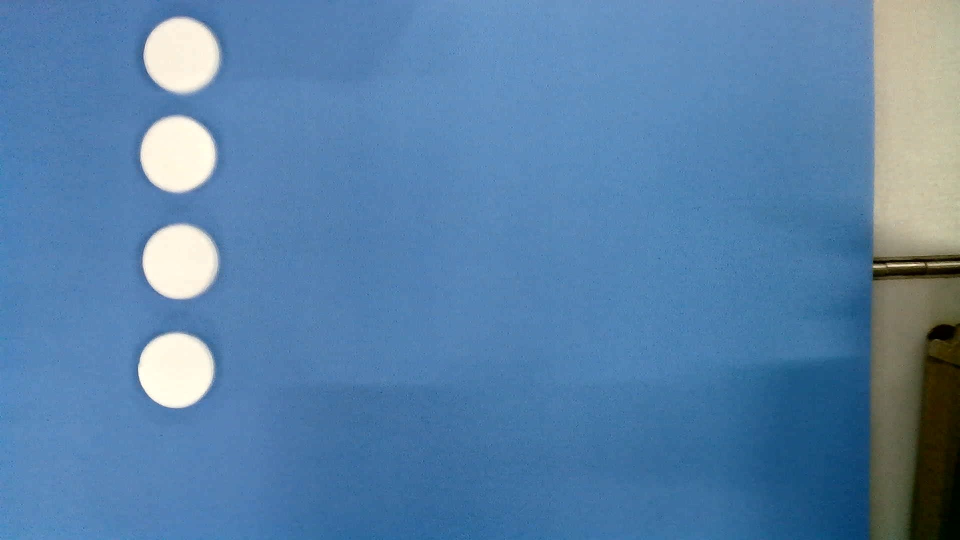
#> input picture test/photos/WIN_20250325_22_22_38_Pro.jpg, 1920 x 1080 px (shown at 1/2 size)
$ python -i find_blackchess.py   (imports and definitions only)
#> lines starting #> are read from the running program, lines starting #| are printed output that depends on the picture; after the words box and inside, x2 and y2 are one past the last pixel; in counts of white or black regions, pixels touching at a corner belong together
#> further down, picture is the input picture: shape (1080, 1920, 3); mean B, G, R 168.2, 129, 88.3
import cv2
import numpy as np
def findblack(image):
    chess_area_min = 3000
    chess_area_max = 18000
    #image = cv2.imread(image_path)

    image = cv2.resize(image,(720,480))
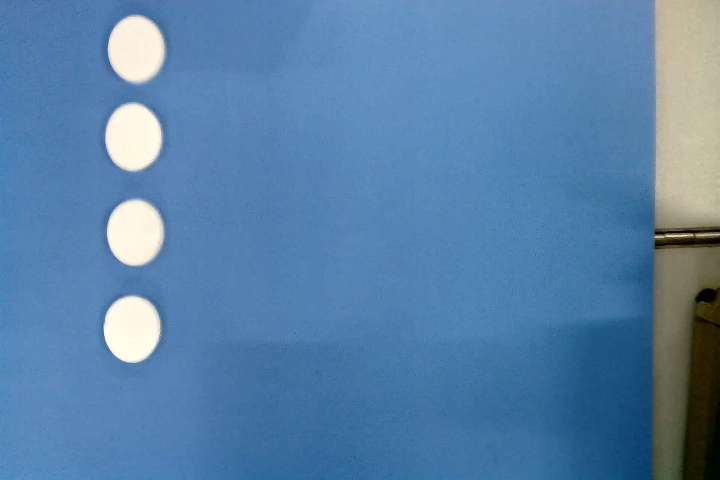
#> image: shape (480, 720, 3); mean of channels 0, 1, 2 168.1, 129, 88.3; drawn as B, G, R
#灰度化，二值化
    gray_image = cv2.cvtColor(image, cv2.COLOR_BGR2GRAY)
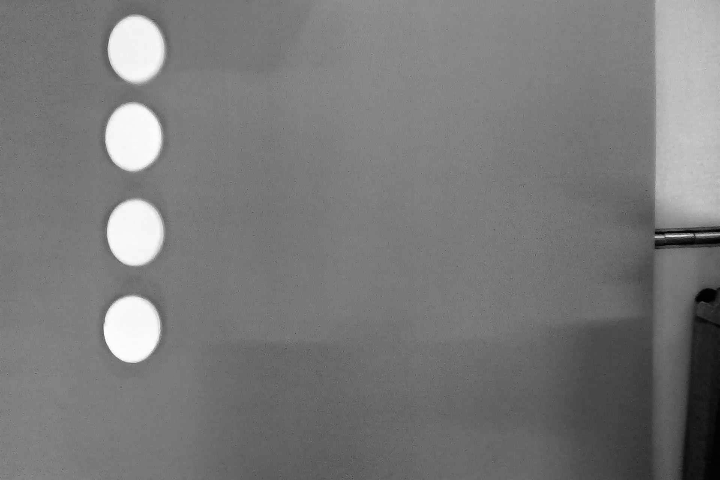
#> gray_image: shape (480, 720); min 0, max 254, mean 121.2
    _, binary_image = cv2.threshold(gray_image, 40, 255, cv2.THRESH_BINARY)
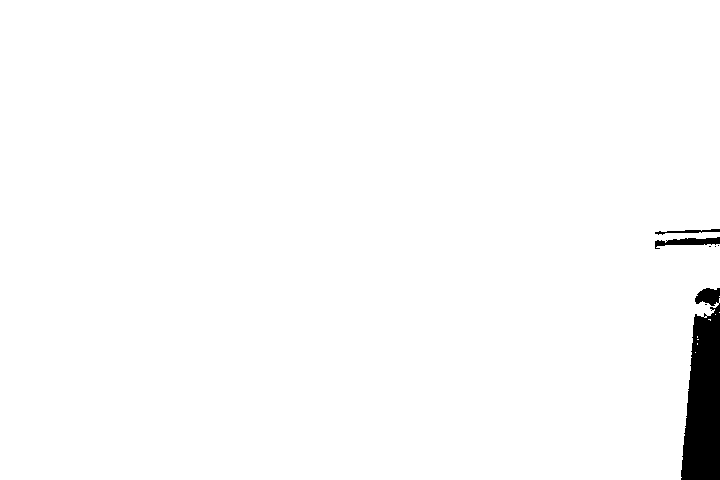
#> binary_image: shape (480, 720); 98.2% white; 7 black regions (4 under 20 px), largest, box (x1, y1, x2, y2) and area: (681, 288, 720, 480) 5672, (655, 237, 720, 249) 390, (655, 229, 720, 235) 155
#颠倒黑白
    binary_image = cv2.bitwise_not(binary_image)
    kernel = np.ones((5, 5), np.uint8)

    # 腐蚀操作
    eroded_image = cv2.erode(binary_image, kernel, iterations=1)
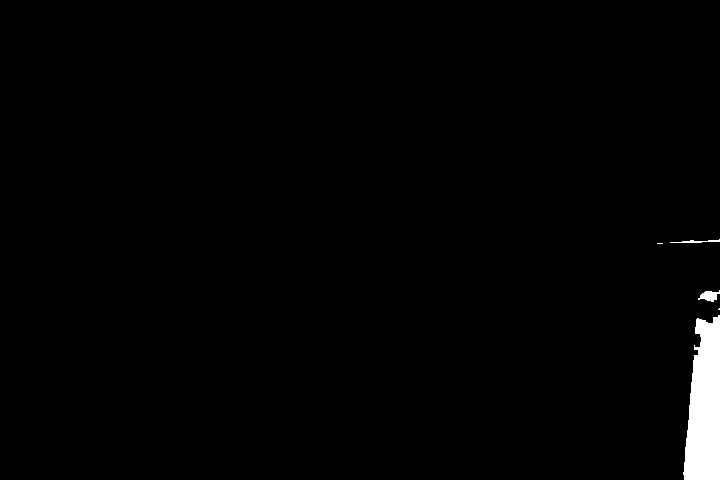
#> eroded_image: shape (480, 720); 1.4% white; 5 white regions (2 under 20 px), largest, box (x1, y1, x2, y2) and area: (683, 315, 720, 480) 4745, (698, 290, 720, 302) 153, (670, 239, 720, 243) 87

    # 膨胀操作
    dilated_image = cv2.dilate(eroded_image, kernel, iterations=1)
#> dilated_image: shape (480, 720); 1.7% white; 5 white regions

    mask = dilated_image
    result = cv2.bitwise_and(image, image, mask=mask)

# 找到轮廓
    contours, _ = cv2.findContours(mask, cv2.RETR_EXTERNAL, cv2.CHAIN_APPROX_SIMPLE)
#> contours = 5 contours, 1 with area under 20; largest, box (x1, y1, x2, y2) and area: (681, 313, 720, 480) 5014, (696, 288, 720, 304) 262, (668, 237, 720, 245) 252, (655, 241, 665, 246) 36
    blackchesses = [blackchess for blackchess in contours if cv2.contourArea(blackchess)>chess_area_min and cv2.contourArea(blackchess)<chess_area_max ]
#> blackchesses = 1 contour; box (x1, y1, x2, y2) and area: (681, 313, 720, 480) 5014
#创建两个列表，分别记录白色棋子的x轴坐标和y轴坐标
    blackchess_list = []
#计算中心坐标
    for blackchess in blackchesses :

        M = cv2.moments(blackchess)

        if M["m00"] != 0:
            cX = int(M["m10"] / M["m00"])
            cY = int(M["m01"] / M["m00"])
        else:
            cX, cY = 0, 0
        blackchessX_Y = []
        blackchessX_Y.append(cX)
        blackchessX_Y.append(cY)
        blackchess_list.append(blackchessX_Y)
        # 在图像上绘制轮廓和中心
        cv2.drawContours(image, [blackchess], -1, (0, 255, 0), 2)
        cv2.circle(image, (cX, cY), 5, (0, 0, 255), -1)
        cv2.putText(image, f"({cX}, {cY})", (cX - 20, cY - 20), cv2.FONT_HERSHEY_SIMPLEX, 0.5, (0, 0, 255), 2)
        cv2.drawContours(image, contours, -1, (0, 255, 0), 2)
#> this loop made 1 pass
#> (cX, cY) on pass 1: (703, 404)
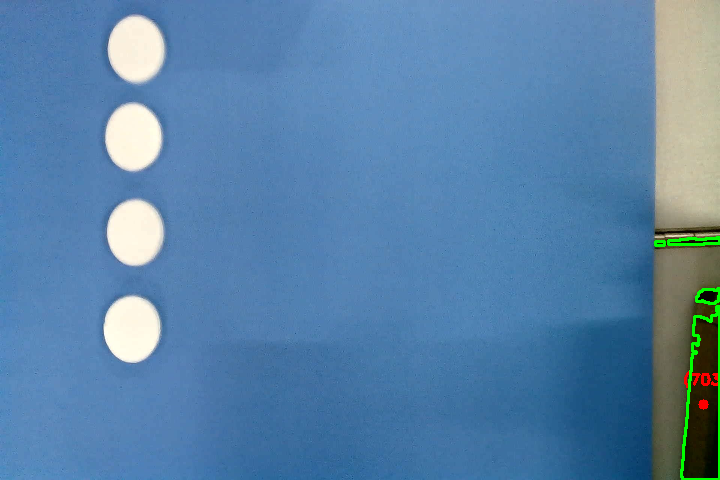
#> image: shape (480, 720, 3); 0.6% of pixels changed, all inside (x1, y1, x2, y2) = (654, 236, 720, 480); drawn as B, G, R
#> after the loop, blackchess_list = [[703, 404]]


    cv2.imshow('balck_chess', image)
    #cv2.imshow('grey',binary_image)
    #cv2.waitKey(0)
    #cv2.distroyAllWindows()

    #返回坐标
    return blackchess_list

'''
if __name__ == "__main__":
    # 可动参数
    img_path = "D:\\Users\\AK48\\Pictures\\Screenshots\\black chess4.jpg"
    a,b = findblack(img_path)
    print(a,b)
    cv2.waitKey(0)
    cv2.destroyAllWindows()
'''


>>> import cv2
>>> picture = cv2.imread('../test/photos/WIN_20250325_22_22_38_Pro.jpg')
>>> result = findblack(picture)
#> result = [[703, 404]]

$ run again, on test/photos/WIN_20250326_15_18_14_Pro.jpg
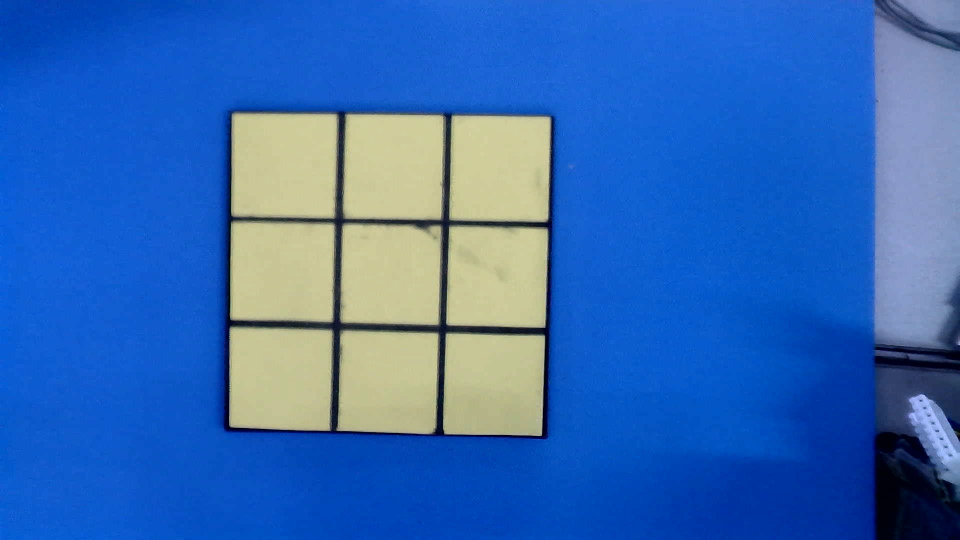
#> input picture test/photos/WIN_20250326_15_18_14_Pro.jpg, 1920 x 1080 px (shown at 1/2 size)
#> picture is the input picture: shape (1080, 1920, 3); mean B, G, R 181.8, 105.8, 52.1
#> in findblack, `_, binary_image = cv2.threshold(gray_image, 40, 255, cv2.THRESH_BINARY)`:
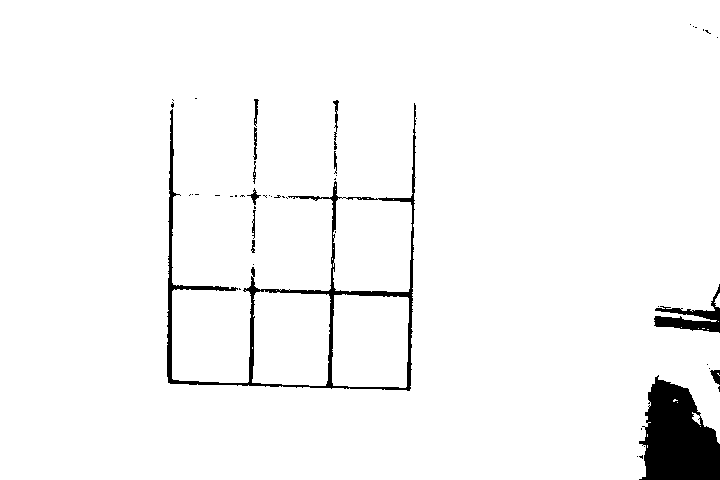
#> binary_image: shape (480, 720); 96.4% white; 49 black regions (37 under 20 px), largest, box (x1, y1, x2, y2) and area: (639, 375, 720, 480) 5906, (167, 103, 416, 391) 4738, (654, 284, 720, 333) 1107
#> eroded_image: shape (480, 720); 1.6% white; 17 white regions (13 under 20 px), largest, box (x1, y1, x2, y2) and area: (644, 382, 720, 480) 5175, (657, 318, 720, 330) 305, (696, 310, 720, 319) 92, (169, 347, 170, 375) 28
#> dilated_image: shape (480, 720); 2.1% white; 16 white regions
#> contours = 16 contours, 2 with area under 20; largest, box (x1, y1, x2, y2) and area: (642, 380, 720, 480) 5624, (655, 316, 720, 332) 537, (694, 308, 720, 321) 183, (167, 345, 172, 377) 124, (712, 371, 720, 384) 58
#> blackchesses = 1 contour; box (x1, y1, x2, y2) and area: (642, 380, 720, 480) 5624
#> the loop in findblack, `for blackchess in blackchesses : ` made 1 pass
#> (cX, cY) on pass 1: (677, 437)
#> after the loop in findblack, `for blackchess in blackchesses :`:
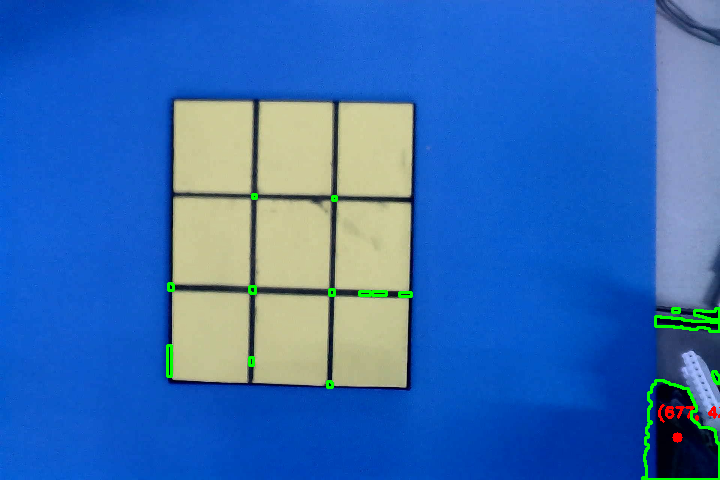
#> image: shape (480, 720, 3); mean of channels 0, 1, 2 181.1, 107.4, 52.2; drawn as B, G, R
#> after the loop in findblack, `for blackchess in blackchesses :`: blackchess_list = [[677, 437]]
